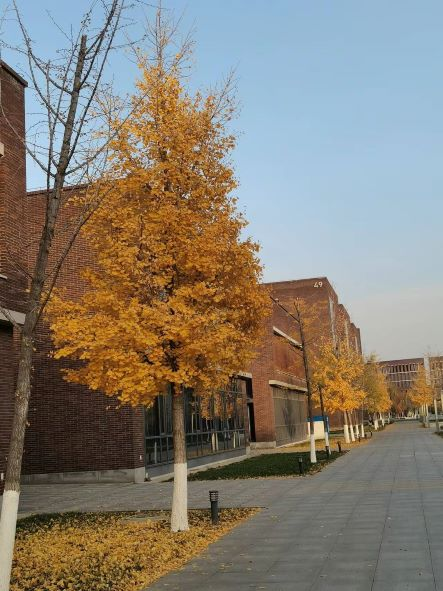
//> input picture assignment1/testImg.jpg, 443 x 591 px, given in place of the camera
$ ./cam_shift   (built with g++ and OpenCV 4)
//> lines starting //> are read from the running program, lines starting //| are printed output that depends on the picture; after the words box and inside, x2 and y2 are one past the last pixel; in counts of white or black regions, pixels touching at a corner belong together
#include <opencv2/opencv.hpp>
#include <opencv2/core/core.hpp>
#include <opencv2/highgui/highgui.hpp>
#include <opencv2/imgproc.hpp>
#include<iostream>
#include<cstdio>
using namespace std;
using namespace cv;
const int seed = 42;


int main()
{

    VideoCapture cap;
    cap.open(0);

    if (!cap.isOpened())
    {
        cerr << "Failed to open video file." << endl;
        return -1;
    }

    Mat  frame;
    int fps = cap.get(CAP_PROP_FPS);
    Size S = Size((int)cap.get(CAP_PROP_FRAME_WIDTH),
        (int)cap.get(CAP_PROP_FRAME_HEIGHT));
    VideoWriter writer("D:\\study\\CV\\assignment3\\play.mp4", CAP_OPENCV_MJPEG, fps, S, true);

    cv::namedWindow("Object Tracker");
    cap >> frame; // 读取一帧
//> frame is the input picture: 591 rows x 443 cols, CV_8UC3; mean B, G, R 113.8, 126, 133.6
    cv::Rect track_window = cv::selectROI("Object Tracker", frame);
//> the box from (110, 147) to (331, 442) is selected with the mouse
//> track_window = Rect(110, 147, 221, 295)

    Mat roi = frame(track_window);
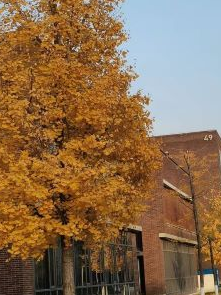
//> roi: 295 rows x 221 cols, CV_8UC3; mean B, G, R 76.9, 108.1, 138.5
    Mat hsv_roi,mask;
    cvtColor(roi, hsv_roi, COLOR_BGR2HSV);
//> hsv_roi: 295 rows x 221 cols, CV_8UC3; mean H, S, V 32.1, 144.3, 146.4
    inRange(hsv_roi, Scalar(0, 60, 32), Scalar(180, 255, 255), mask);
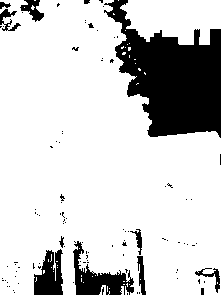
//> mask: 295 rows x 221 cols, CV_8UC1; 81% white; 103 black regions (91 under 20 px), largest, box (x1, y1, x2, y2) and area: (104, 0, 221, 138) 8904, (73, 241, 134, 295) 1295, (34, 249, 63, 295) 922
    float range_[] = { 0, 180 };
    const float* range[] = { range_ };
    Mat roi_hist;
    int histSize[] = { 180 };
    int channels[] = { 0,1,2 };
    calcHist(&hsv_roi, 1, channels, mask, roi_hist, 1, histSize, range);
//> roi_hist = 180 values, max 9372 at index 15, min 0 at index 31, mean 293.3
    normalize(roi_hist, roi_hist, 0, 255, NORM_MINMAX);
//> roi_hist = 180 values, max 255 at index 15, min 0 at index 31, mean 7.98


    TermCriteria term_crit(TermCriteria::EPS | TermCriteria::COUNT, 10, 1);


    while (true)
    {
        cap >> frame;
        if (frame.empty())
        {
            break;
        }

        Mat hsv, dst;
        cvtColor(frame, hsv, COLOR_BGR2HSV);
//> hsv: 591 rows x 443 cols, CV_8UC3; mean H, S, V 48.4, 98.2, 150.8
        calcBackProject(&hsv, 1, channels, roi_hist, dst, range);
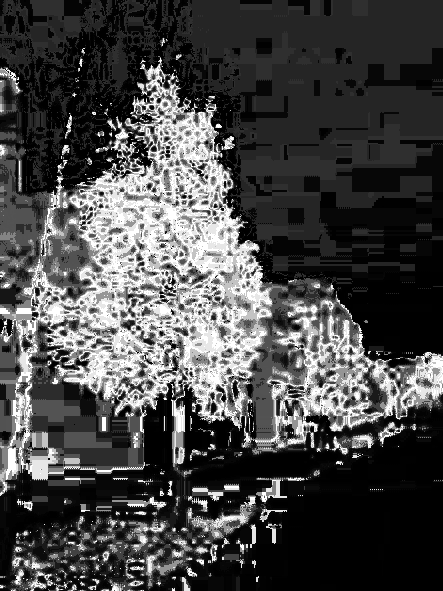
//> dst: 591 rows x 443 cols, CV_8UC1; min 0, max 255, mean 71.4
        RotatedRect rot_rect = CamShift(dst, track_window, term_crit);
//> track_window = Rect(38, 124, 248, 320); rot_rect = centre (162, 284), size (246.7, 318.7), angle 175.3

        Point2f points[4];
        rot_rect.points(points);
//> points = 4 Points (x, y): [271.8, 115.1], [298, 432.7], [52.17, 452.9], [25.99, 135.3]
        for (int i = 0; i < 4; i++)
            line(frame, points[i], points[(i + 1) % 4], 255, 2);
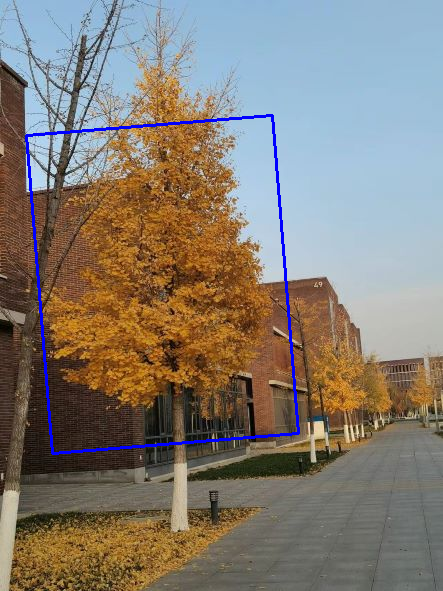
//> frame: 591 rows x 443 cols, CV_8UC3; 1.29% of pixels changed, all inside (x1, y1, x2, y2) = (25, 114, 300, 455)

        imshow("Video", frame);
        writer.write(frame);


        if (waitKey(20) == 27)
//> the Esc key is pressed
        {
            break;
        }
    }

    // 释放资源
    cap.release();
    writer.release();
    destroyAllWindows();
    return 0;


}
